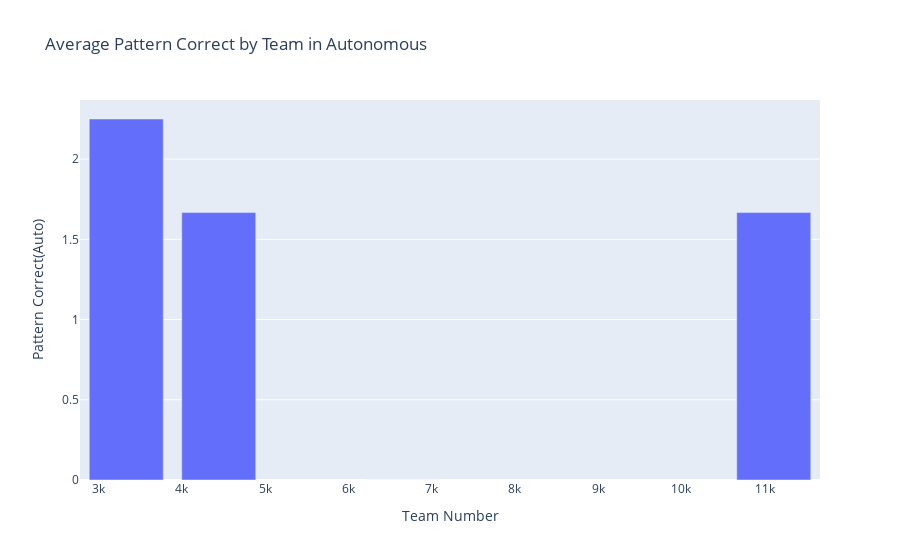
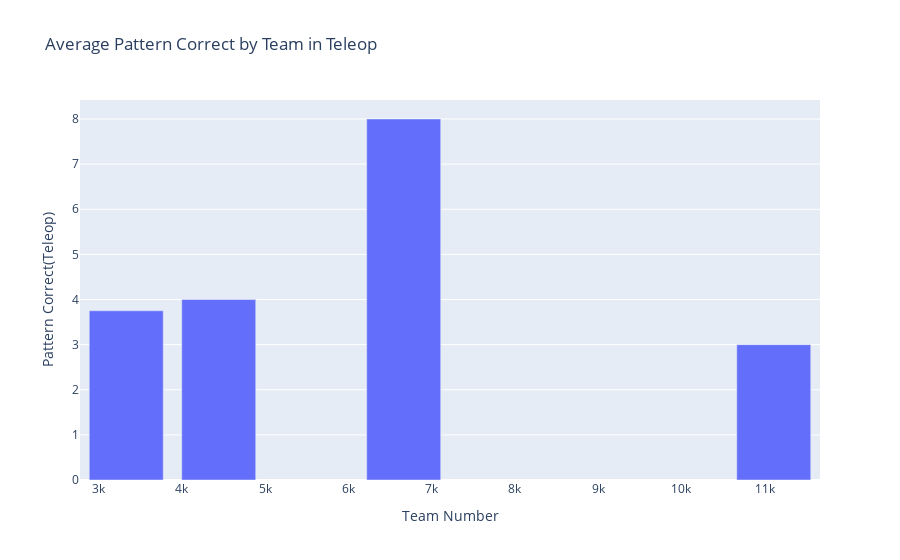
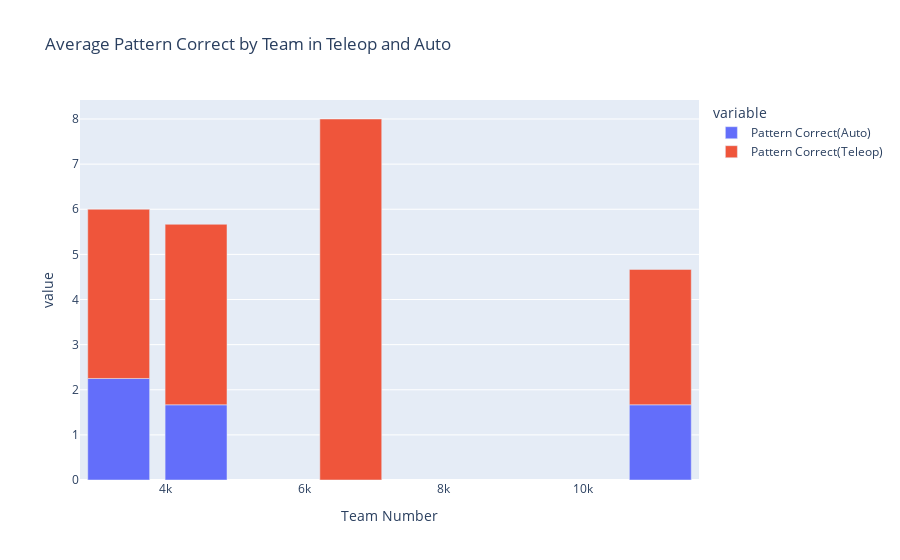

These figures' notebook cell, in order:
### Code cell
# Audrey's graphs :D
avg_team = new_df.groupby("Team Number").mean(numeric_only = True)
print(avg_team)

fig_auto_pattern_count = px.bar(avg_team, y = "Pattern Correct(Auto)", title = "Average Pattern Correct by Team in Autonomous")
fig_auto_pattern_count.show()

fig_teleop_pattern_count = px.bar(avg_team, y = "Pattern Correct(Teleop)", title = "Average Pattern Correct by Team in Teleop")
fig_teleop_pattern_count.show()

fig_general_pattern_count = px.bar(avg_team, y = ["Pattern Correct(Auto)", "Pattern Correct(Teleop)"], 
                                   title = "Average Pattern Correct by Team in Teleop and Auto")
fig_general_pattern_count.show()

### Figure 1 — Plotly figure (JSON) as saved in the notebook; plotly's stock layout.template omitted (floating-point values rounded to 4 significant figures)
{"data": [{"hovertemplate": "Team Number=%{x}<br>Pattern Correct(Auto)=%{y}<extra></extra>", "legendgroup": "", "marker": {"color": "#636efa", "pattern": {"shape": ""}}, "name": "", "orientation": "v", "showlegend": false, "textposition": "auto", "type": "bar", "x": [3333, 4444, 6666, 11111], "xaxis": "x", "y": [2.25, 1.667, 0.0, 1.667], "yaxis": "y"}], "layout": {"barmode": "relative", "legend": {"tracegroupgap": 0}, "title": {"text": "Average Pattern Correct by Team in Autonomous"}, "xaxis": {"anchor": "y", "domain": [0, 1], "title": {"text": "Team Number"}}, "yaxis": {"anchor": "x", "domain": [0, 1], "title": {"text": "Pattern Correct(Auto)"}}}}

### Figure 2 — Plotly figure (JSON) as saved in the notebook; plotly's stock layout.template omitted (floating-point values rounded to 4 significant figures)
{"data": [{"hovertemplate": "Team Number=%{x}<br>Pattern Correct(Teleop)=%{y}<extra></extra>", "legendgroup": "", "marker": {"color": "#636efa", "pattern": {"shape": ""}}, "name": "", "orientation": "v", "showlegend": false, "textposition": "auto", "type": "bar", "x": [3333, 4444, 6666, 11111], "xaxis": "x", "y": [3.75, 4.0, 8.0, 3.0], "yaxis": "y"}], "layout": {"barmode": "relative", "legend": {"tracegroupgap": 0}, "title": {"text": "Average Pattern Correct by Team in Teleop"}, "xaxis": {"anchor": "y", "domain": [0, 1], "title": {"text": "Team Number"}}, "yaxis": {"anchor": "x", "domain": [0, 1], "title": {"text": "Pattern Correct(Teleop)"}}}}

### Figure 3 — Plotly figure (JSON) as saved in the notebook; plotly's stock layout.template omitted (floating-point values rounded to 4 significant figures)
{"data": [{"hovertemplate": "variable=Pattern Correct(Auto)<br>Team Number=%{x}<br>value=%{y}<extra></extra>", "legendgroup": "Pattern Correct(Auto)", "marker": {"color": "#636efa", "pattern": {"shape": ""}}, "name": "Pattern Correct(Auto)", "orientation": "v", "showlegend": true, "textposition": "auto", "type": "bar", "x": [3333, 4444, 6666, 11111], "xaxis": "x", "y": [2.25, 1.667, 0.0, 1.667], "yaxis": "y"}, {"hovertemplate": "variable=Pattern Correct(Teleop)<br>Team Number=%{x}<br>value=%{y}<extra></extra>", "legendgroup": "Pattern Correct(Teleop)", "marker": {"color": "#EF553B", "pattern": {"shape": ""}}, "name": "Pattern Correct(Teleop)", "orientation": "v", "showlegend": true, "textposition": "auto", "type": "bar", "x": [3333, 4444, 6666, 11111], "xaxis": "x", "y": [3.75, 4.0, 8.0, 3.0], "yaxis": "y"}], "layout": {"barmode": "relative", "legend": {"title": {"text": "variable"}, "tracegroupgap": 0}, "title": {"text": "Average Pattern Correct by Team in Teleop and Auto"}, "xaxis": {"anchor": "y", "domain": [0, 1], "title": {"text": "Team Number"}}, "yaxis": {"anchor": "x", "domain": [0, 1], "title": {"text": "value"}}}}
